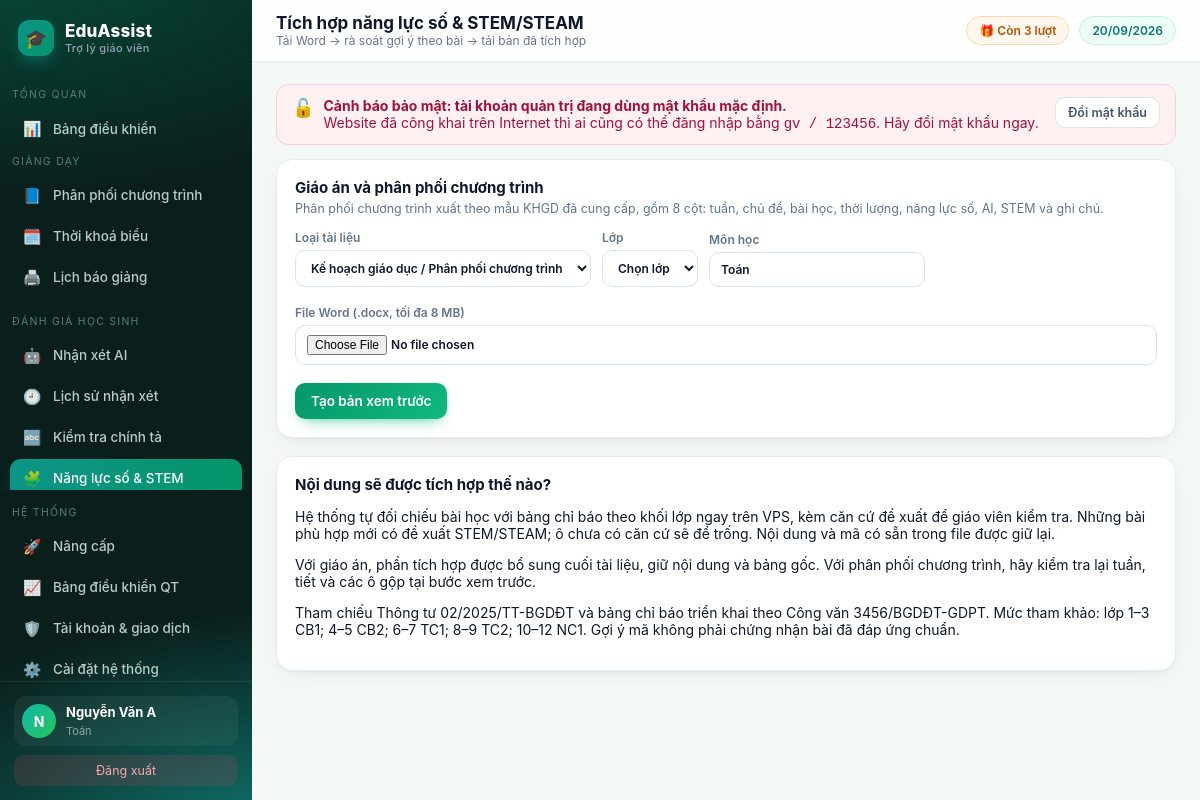
The page /nang-luc-so/ (signed in) on the database its author committed.
### tables this page shows
CREATE TABLE teacher(
  id INTEGER PRIMARY KEY AUTOINCREMENT,
  username TEXT UNIQUE NOT NULL,
  password TEXT NOT NULL,
  fullname TEXT,
  school TEXT,
  subject TEXT,
  role TEXT DEFAULT 'teacher',
  email TEXT,
  phone TEXT,                      -- so dien thoai nhan tin nhan ma kich hoat
  google_sub TEXT,
  avatar TEXT,
  used INTEGER DEFAULT 0,          -- so luot da dung
  bought INTEGER DEFAULT 0,        -- so luot mua them (goi le 10k)
  expires TEXT,                    -- han su dung goi tra phi (ISO date)
  created TEXT
);

### app/plugins/digital.py (the view, shortened to what this page needs)
@bp.route('/', methods=['GET', 'POST'])
@login_required
def index():
    return render_template('digital_upload.html', source=DP.SOURCE)

### app/auth.py (called while the page is built, shortened)
def _chuan_hoa_base(gia_tri):
    gia_tri = (gia_tri or '').strip().rstrip('/')
    if not gia_tri:
        return ''
    try:
        u = urlsplit(gia_tri)
        if u.scheme != 'https' or not u.hostname or u.username or u.password:
            return ''
        if u.query or u.fragment or u.path:
            return ''
        if '.' not in u.hostname:
            return ''
    except ValueError:
        return ''
    return 'https://' + ten

def base_tu_request():
    try:
        if request.scheme != 'https':
            return ''
        return _chuan_hoa_base('https://' + request.host)
    except Exception:
        return ''

def danh_sach_base():
    ra = []
    for phan in (CFG.get('PUBLIC_BASE_URL', '') or '').split(','):
        b = _chuan_hoa_base(phan)
        if b and b not in ra:
            ra.append(b)
    return ra

def google_base_url():
    ds = danh_sach_base()
    hien_tai = base_tu_request()
    if hien_tai and (hien_tai in ds or not ds):
        return hien_tai
    return ds[0] if ds else ''

def google_callback_url():
    base = google_base_url()
    return base + '/login/google/callback' if base else ''

def google_bat():
    return bool(CFG.get('GOOGLE_CLIENT_ID') and CFG.get('GOOGLE_CLIENT_SECRET') and google_callback_url())

def login_required(f):
    @wraps(f)
    def w(*a, **k):
        if not current_user():
            session.clear()
            return redirect(url_for('auth.login', next=request.path))
        return f(*a, **k)
    return w

def current_user():
    if session.get('uid'):
        return get_db().execute('SELECT * FROM teacher WHERE id=?', (session['uid'],)).fetchone()

### app/core.py (called while the page is built)
@bp.app_context_processor
def inject():
    u = current_user()
    return {"user": u, "THU_NAME": THU_NAME, "PROVIDERS": AI.PROVIDERS,
            "timedelta": datetime.timedelta,
            "now": datetime.date.today(), "BL": BL,
            "is_pro": BL.is_pro(u), "remaining": BL.remaining(u),
            "days_left": BL.days_left(u), "FREE_QUOTA": BL.FREE_QUOTA,
            "CFG": CFG, "google_enabled": google_bat(), "google_callback_url": google_callback_url(),
            "SITE_NAME": CFG.get("SITE_NAME", "EduAssist"),
            "SITE_TAGLINE": CFG.get("SITE_TAGLINE", "Trợ lý giáo viên"),
            "SITE_LOGO": CFG.get("SITE_LOGO", "🎓"),
            "so_viec_admin": _viec_admin(u),
            "canh_bao_mk": _mk_mac_dinh(u)}

### app/modules/config.py (called while the page is built, shortened)
def _lam_moi():
    if time.time() - _lan_nap < TTL:
        return

### app/templates/digital_upload.html (shortened to what this page needs)
{% extends 'base.html' %}
{% block head %}Tích hợp năng lực số & STEM/STEAM{% endblock %}
{% block crumb %}Tải Word → rà soát gợi ý theo bài → tải bản đã tích hợp{% endblock %}
{% block body %}
<div class="card">
 <h3>Giáo án và phân phối chương trình</h3>
 <p class="sub">Phân phối chương trình xuất theo mẫu KHGD đã cung cấp, gồm 8 cột: tuần, chủ đề, bài học, thời lượng, năng lực số, AI, STEM và ghi chú.</p>
 <form method="post" enctype="multipart/form-data">
  <div class="row">
   <label class="f">Loại tài liệu<select name="mode" required><option value="ppct">Kế hoạch giáo dục / Phân phối chương trình</option><option value="lesson">Giáo án / Kế hoạch bài dạy</option></select></label>
   <label class="f">Lớp<select name="grade" required><option value="">Chọn lớp</option>{% for i in range(1,13) %}<option>{{i}}</option>{% endfor %}</select></label>
   <label class="f">Môn học<input name="subject" value="{{user['subject'] or ''}}" maxlength="100" placeholder="Ví dụ: Tin học" required></label>
  </div>
  <label class="f" style="margin:18px 0">File Word (.docx, tối đa 8 MB)<input type="file" name="file" accept=".docx" required></label>
  <button class="ok">Tạo bản xem trước</button>
 </form>
</div>
<div class="card">
 <h3>Nội dung sẽ được tích hợp thế nào?</h3>
 <p>Hệ thống tự đối chiếu bài học với bảng chỉ báo theo khối lớp ngay trên VPS, kèm căn cứ đề xuất để giáo viên kiểm tra. Những bài phù hợp mới có đề xuất STEM/STEAM; ô chưa có căn cứ sẽ để trống. Nội dung và mã có sẵn trong file được giữ lại.</p>
 <p>Với giáo án, phần tích hợp được bổ sung cuối tài liệu, giữ nội dung và bảng gốc. Với phân phối chương trình, hãy kiểm tra lại tuần, tiết và các ô gộp tại bước xem trước.</p>
 <p>Tham chiếu <a href="{{source}}" target="_blank" rel="noopener">Thông tư 02/2025/TT-BGDĐT</a> và bảng chỉ báo triển khai theo Công văn 3456/BGDĐT-GDPT. Mức tham khảo: lớp 1–3 CB1; 4–5 CB2; 6–7 TC1; 8–9 TC2; 10–12 NC1. Gợi ý mã không phải chứng nhận bài đã đáp ứng chuẩn.</p>
</div>
{% endblock %}

### app/templates/base.html (shortened to what this page needs)
<!doctype html>
<html lang="vi"><head>
</head><body>
{% if user %}
<div class="shell">
<aside id="sb">
  <div class="brand"><span class="mk">{{SITE_LOGO}}</span><span>{{SITE_NAME}}<small>{{SITE_TAGLINE}}</small></span></div>
  {% set ep = request.endpoint %}
  <div class="navgrp">Tổng quan</div>
  <nav>
    <a href="{{url_for('core.dashboard')}}" class="{{'on' if ep=='core.dashboard'}}"><i>📊</i>Bảng điều khiển</a>
  </nav>
  <div class="navgrp">Giảng dạy</div>
  <nav>
    <a href="{{url_for('core.ppct')}}" class="{{'on' if ep=='core.ppct'}}"><i>📘</i>Phân phối chương trình</a>
    <a href="{{url_for('core.tkb')}}" class="{{'on' if ep=='core.tkb'}}"><i>🗓️</i>Thời khoá biểu</a>
    <a href="{{url_for('core.bao_giang')}}" class="{{'on' if ep=='core.bao_giang'}}"><i>🖨️</i>Lịch báo giảng</a>
  </nav>
  <div class="navgrp">Đánh giá học sinh</div>
  <nav>
    <a href="{{url_for('core.nhan_xet')}}" class="{{'on' if ep=='core.nhan_xet'}}"><i>🤖</i>Nhận xét AI</a>
    <a href="{{url_for('core.lich_su')}}" class="{{'on' if ep=='core.lich_su'}}"><i>🕘</i>Lịch sử nhận xét</a>
    <a href="{{url_for('core.chinh_ta')}}" class="{{'on' if ep=='core.chinh_ta'}}"><i>🔤</i>Kiểm tra chính tả</a>
    {% for m in (PLUGIN_MENUS or []) %}<a href="{{url_for(m.endpoint)}}" class="{{'on' if ep==m.endpoint}}"><i>{{m.icon}}</i>{{m.label}}</a>{% endfor %}
  </nav>
  <div class="navgrp">Hệ thống</div>
  <nav>
    <a href="{{url_for('core.nang_cap')}}" class="{{'on' if ep=='core.nang_cap'}}"><i>{{ '👑' if is_pro else '🚀' }}</i>{{ 'Gói của tôi' if is_pro else 'Nâng cấp' }}</a>
    {% if user['role']=='admin' %}
    <a href="{{url_for('core.qt_dashboard')}}" class="{{'on' if ep=='core.qt_dashboard'}}"><i>📈</i>Bảng điều khiển QT
      </a>
    <a href="{{url_for('core.quan_tri')}}" class="{{'on' if ep=='core.quan_tri'}}"><i>🛡️</i>Tài khoản &amp; giao dịch</a>
    <a href="{{url_for('core.qt_caidat')}}" class="{{'on' if ep=='core.qt_caidat'}}"><i>⚙️</i>Cài đặt hệ thống</a>
    {% endif %}
  </nav>
  <div class="side-foot">
    <div class="me">{% if user['avatar'] %}<img class="av" src="{{user['avatar']}}" alt="" style="object-fit:cover">
      {% else %}<div class="av">{{ (user['fullname'] or user['username'])[0]|upper }}</div>{% endif %}
      <div><b>{{user['fullname'] or user['username']}}</b><span>{{user['subject'] or 'Giáo viên'}}</span></div></div>
    <a class="logout" href="{{url_for('auth.logout')}}">Đăng xuất</a>
  </div>
</aside>
<main>
  <div class="topbar">
    <div><h1>{% block head %}Bảng điều khiển{% endblock %}</h1>
    <div class="crumb">{% block crumb %}{% endblock %}</div></div>
    <div class="sp">
      {% if is_pro %}
        <a href="{{url_for('core.nang_cap')}}" class="pill" style="background:linear-gradient(135deg,#0d9488,#059669);
          color:#fff;border:0">👑 Không giới hạn · còn {{days_left}} ngày</a>
      {% else %}
        <a href="{{url_for('core.nang_cap')}}" class="pill" style="background:{{'#fff1f2' if remaining==0 else '#fff7ed'}};
          color:{{'#be123c' if remaining==0 else '#b45309'}};border:1px solid {{'#fecdd3' if remaining==0 else '#fed7aa'}}">
          {{ '🔒 Hết lượt — Nâng cấp' if remaining==0 else '🎁 Còn ' ~ remaining ~ ' lượt' }}</a>
      {% endif %}
      <span class="pill">{{ now.strftime('%d/%m/%Y') }}</span></div>
  </div>
  <div class="wrap">
  {% if canh_bao_mk %}
  <div class="flash err" style="align-items:flex-start">
   <span style="font-size:18px">🔓</span>
   <div style="flex:1;font-weight:400"><b>Cảnh báo bảo mật: tài khoản quản trị đang dùng mật khẩu mặc định.</b><br>
    Website đã công khai trên Internet thì ai cũng có thể đăng nhập bằng <code>gv / 123456</code>.
    Hãy đổi mật khẩu ngay.</div>
   <a class="btn sec sm" href="{{url_for('core.cai_dat')}}#doimk">Đổi mật khẩu</a>
  </div>
  {% endif %}
  {% block body %}{% endblock %}
  </div>
</main>
</div>
{% else %}{% block body_anon %}{% endblock %}{% endif %}
</body></html>

### rows shown on the page
teacher: fullname "N", fullname "Nguyễn Văn A", subject "Toán"

### other values the page prints
{{ SITE_LOGO }} "🎓"
{{ SITE_NAME }} "EduAssist"
{{ SITE_TAGLINE }} "Trợ lý giáo viên"
{{ m.icon }} "🧩"
{{ m.label }} "Năng lực số & STEM"
{{ '👑' if is_pro else '🚀' }} "🚀"
{{ 'Gói của tôi' if is_pro else 'Nâng cấp' }} "Nâng cấp"
